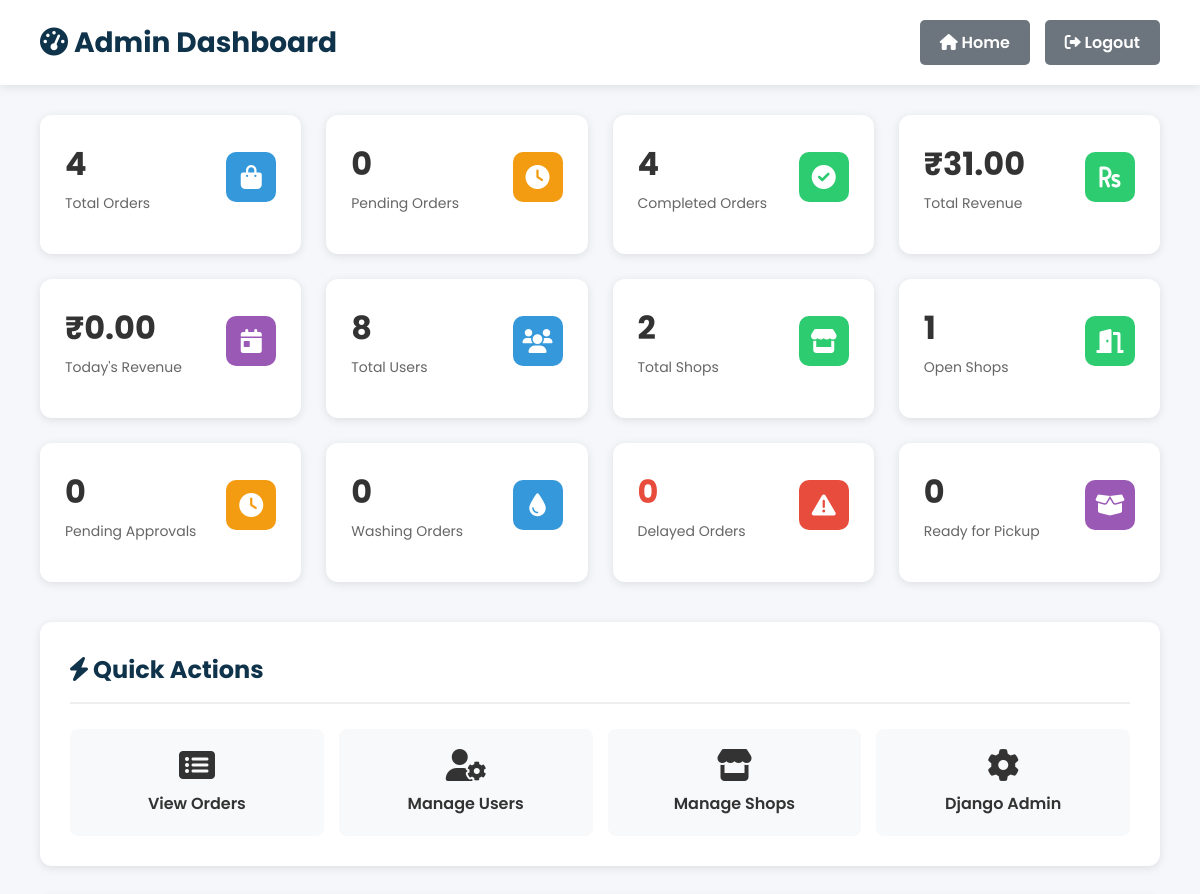
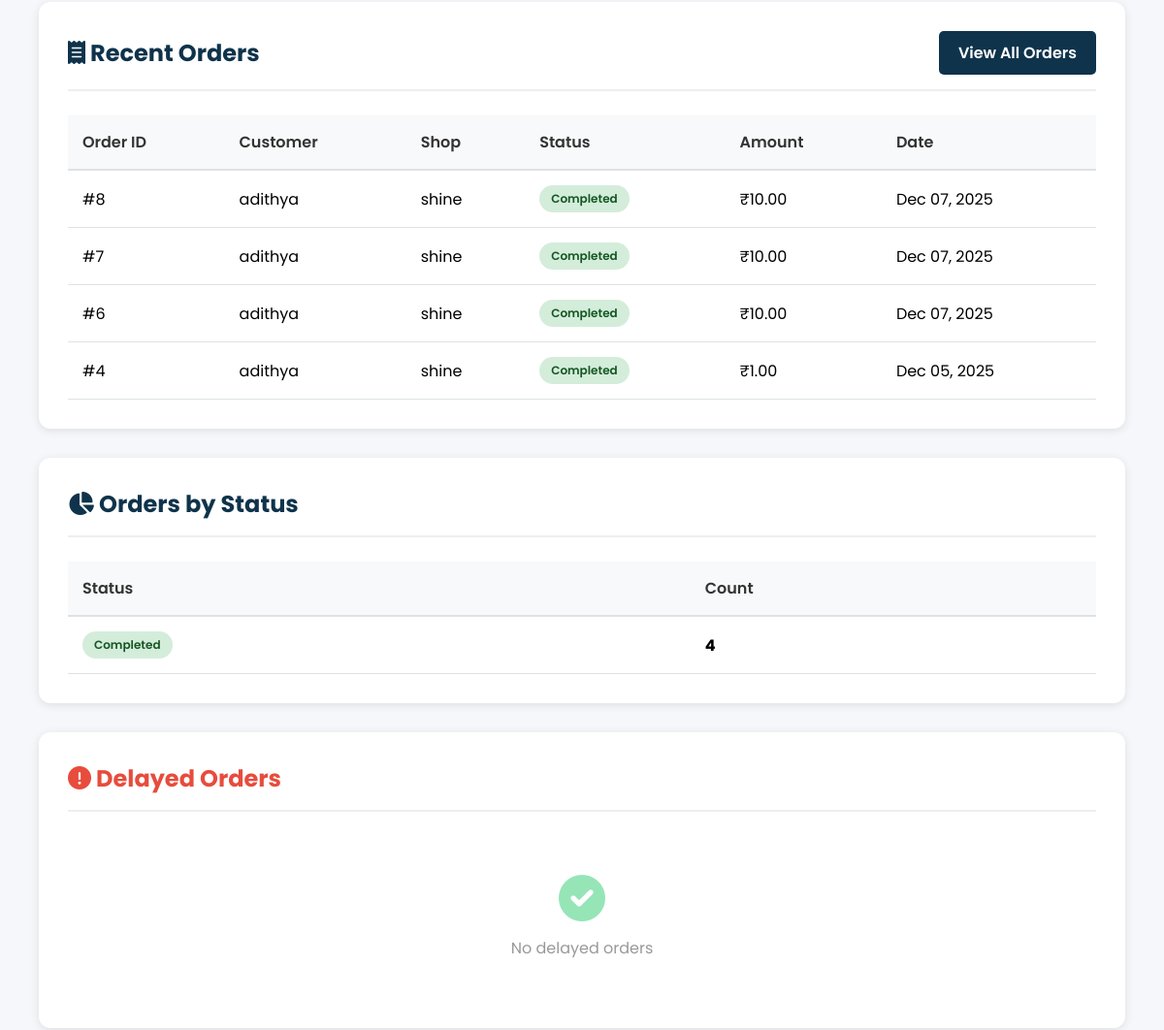
Page /admin-dashboard/ (signed in, upper part) on the earlier database version (2 pictures, top to bottom).
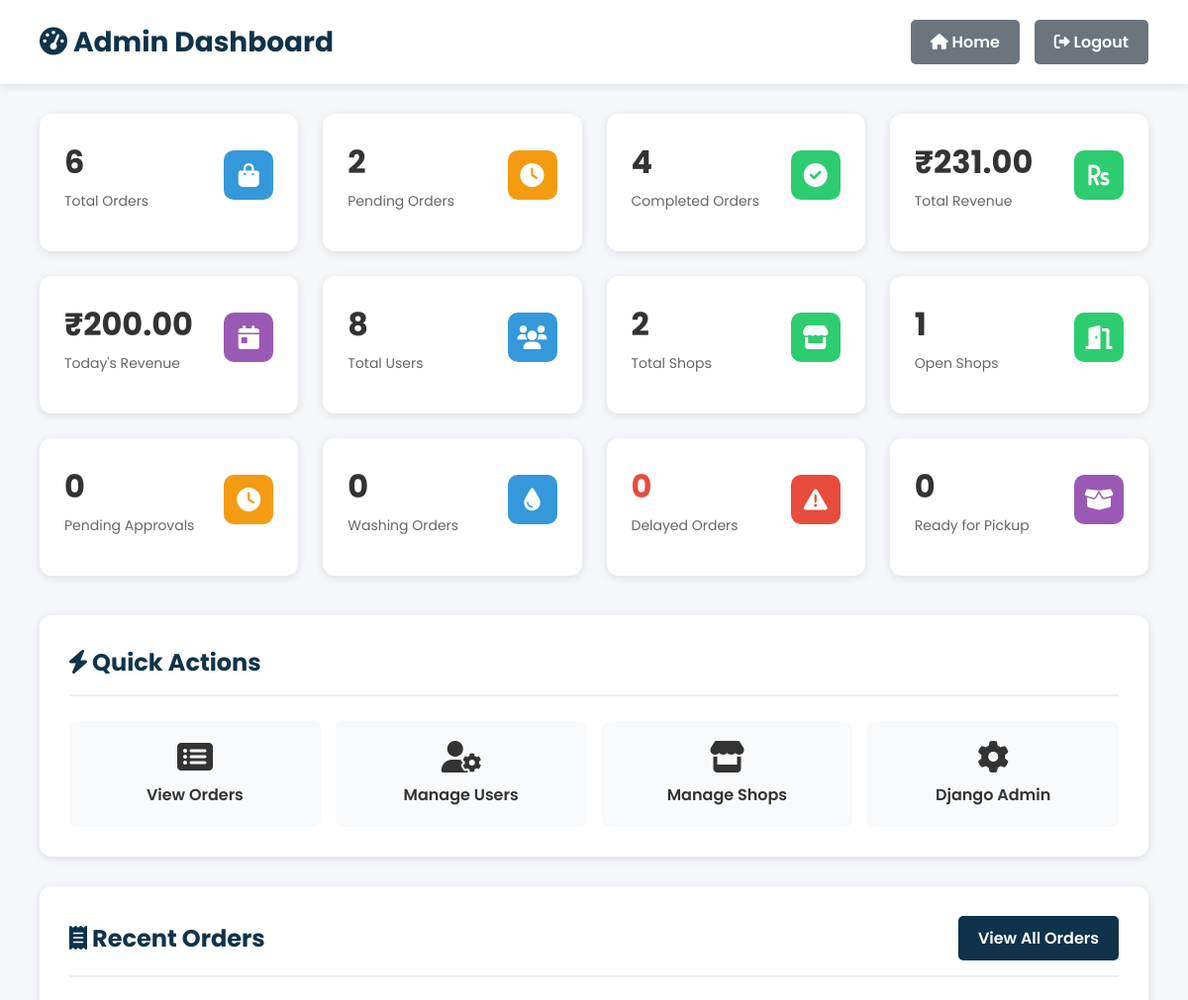
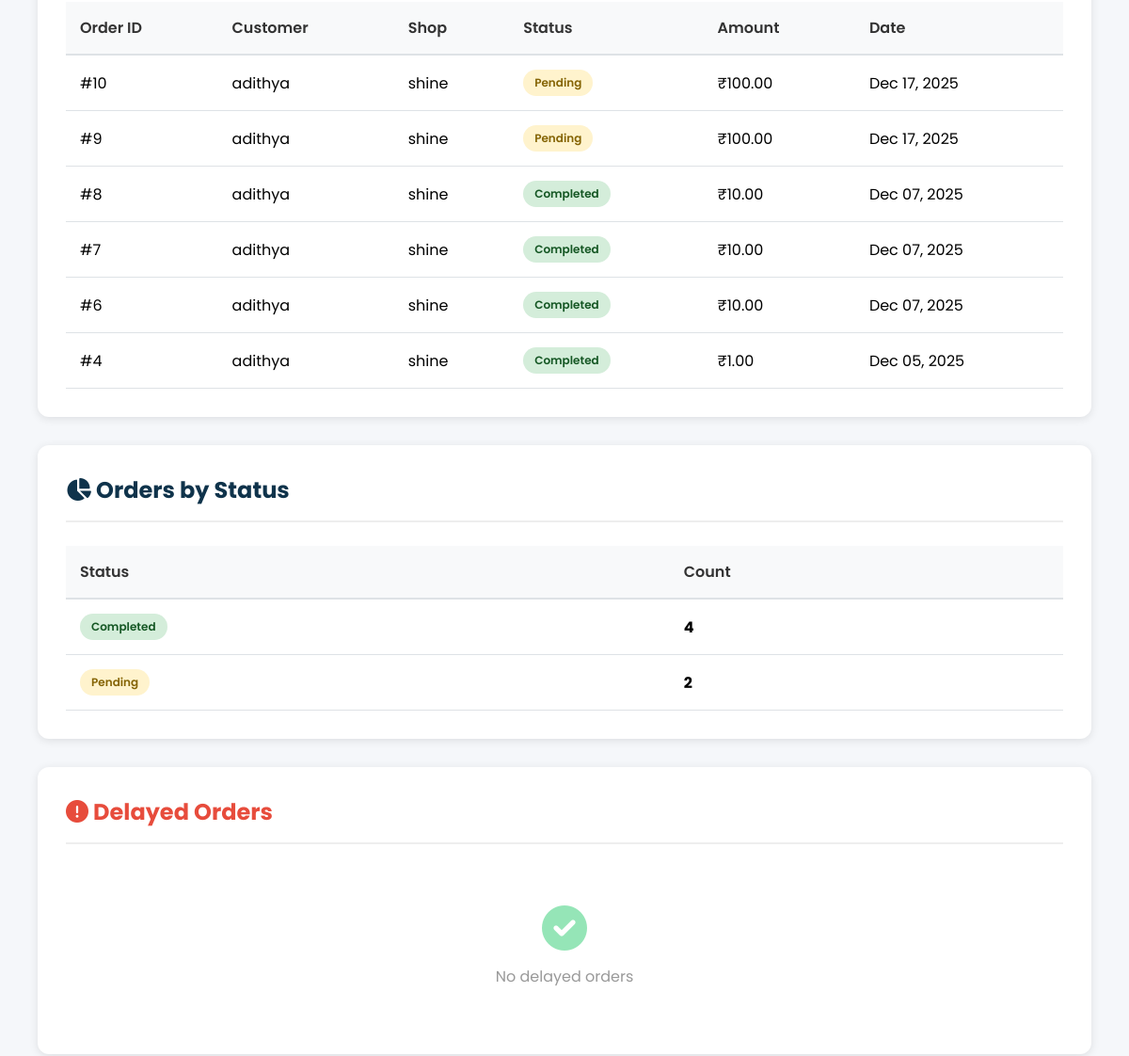
Same page on the later database version (2 pictures, top to bottom).
### shop/models.py (models this page shows, shortened)
class Order(models.Model):
    STATUS_CHOICES = [
        ('Pending', 'Pending'),
        ('Washing', 'Washing'),
        ('Drying', 'Drying'),
        ('Ironing', 'Ironing'),
        ('Ready', 'Ready for Pickup'),
        ('Completed', 'Completed'),
    ]
    PAYMENT_CHOICES = [
        ('Pending', 'Pending'),
        ('Completed', 'Completed'),
    ]
    user = models.ForeignKey(User, on_delete=models.CASCADE)
    shop = models.ForeignKey(LaundryShop, on_delete=models.CASCADE)
    branch = models.ForeignKey(Branch, on_delete=models.CASCADE, blank=True, null=True)
    amount = models.DecimalField(max_digits=10, decimal_places=2)
    cloth_status = models.CharField(max_length=20, choices=STATUS_CHOICES, default='Pending')
    payment_status = models.CharField(max_length=20, choices=PAYMENT_CHOICES, default='Pending')
    pickup_date = models.DateTimeField(blank=True, null=True)
    delivery_date = models.DateTimeField(blank=True, null=True)
    delivery_name = models.CharField(max_length=100, blank=True)
    delivery_address = models.TextField(blank=True)
    delivery_phone = models.CharField(max_length=15, blank=True)
    special_instructions = models.TextField(blank=True)
    created_at = models.DateTimeField(default=timezone.now)
    delay_notified = models.BooleanField(default=False)
    thank_you_sent = models.BooleanField(default=False)

class LaundryShop(models.Model):
    name = models.CharField(max_length=100, unique=True)
    email = models.EmailField(unique=True)
    password = models.CharField(max_length=128, blank=True)
    address = models.TextField(blank=True)
    phone = models.CharField(max_length=15, blank=True)
    city = models.CharField(max_length=100, blank=True)
    latitude = models.FloatField(blank=True, null=True)
    longitude = models.FloatField(blank=True, null=True)
    is_approved = models.BooleanField(default=False)
    is_open = models.BooleanField(default=True)
    created_at = models.DateTimeField(default=timezone.now)

### shop/views.py (the view)
# urls.py: path("admin-dashboard/", views.admin_dashboard, name="admin_dashboard"),
@login_required
@user_passes_test(is_staff_user, login_url='login')
def admin_dashboard(request):
    total_orders = Order.objects.count()
    pending_orders = Order.objects.filter(cloth_status="Pending").count()
    completed_orders = Order.objects.filter(cloth_status="Completed").count()
    washing_orders = Order.objects.filter(cloth_status="Washing").count()
    ready_orders = Order.objects.filter(cloth_status="Ready").count()
    total_revenue = Order.objects.aggregate(total=Sum('amount'))['total'] or 0
    today_revenue = Order.objects.filter(
        created_at__date=datetime.now().date()
    ).aggregate(total=Sum('amount'))['total'] or 0
    total_users = User.objects.count()
    new_users_today = User.objects.filter(
        date_joined__date=datetime.now().date()
    ).count()
    total_shops = LaundryShop.objects.count()
    open_shops = LaundryShop.objects.filter(is_open=True).count()
    pending_approvals = LaundryShop.objects.filter(is_approved=False).count()
    recent_orders = Order.objects.select_related('user', 'shop').order_by('-created_at')[:10]
    orders_by_status = Order.objects.values('cloth_status').annotate(count=Count('id')).order_by('cloth_status')
    recent_users = User.objects.order_by('-date_joined')[:5]
    total_branches = Branch.objects.count()
    recent_branches = Branch.objects.select_related('shop').order_by('-created_at')[:10]
    shops_with_branches = LaundryShop.objects.prefetch_related('branches').all()
    now = timezone.now()
    delayed_orders = Order.objects.select_related(
        'user', 'shop'
    ).filter(
        delivery_date__isnull=False,
        delivery_date__lt=now,
        cloth_status__in=['Pending', 'Washing', 'Drying', 'Ironing']
    ).order_by('delivery_date')
    context = {
        'total_orders': total_orders,
        'pending_orders': pending_orders,
        'completed_orders': completed_orders,
        'washing_orders': washing_orders,
        'ready_orders': ready_orders,
        'total_revenue': total_revenue,
        'today_revenue': today_revenue,
        'total_users': total_users,
        'new_users_today': new_users_today,
        'total_shops': total_shops,
        'open_shops': open_shops,
        'pending_approvals': pending_approvals,
        'total_branches': total_branches,
        'recent_orders': recent_orders,
        'orders_by_status': orders_by_status,
        'recent_users': recent_users,
        'recent_branches': recent_branches,
        'all_shops': LaundryShop.objects.all(),
        'shops_with_branches': shops_with_branches,
        'delayed_orders': delayed_orders,
        'delayed_orders_count': delayed_orders.count(),
    }
    return render(request, 'admin_dashboard.html', context)

### shop/views.py (called while the page is built)
def is_staff_user(user):
    return user.is_authenticated and (user.is_staff or user.is_superuser)

### shop/templates/admin_dashboard.html (shortened to what the changed rows need)
{% load static %}
<!DOCTYPE html>
<html lang="en">
<head>
    <link rel="stylesheet" href="https://cdnjs.cloudflare.com/ajax/libs/font-awesome/6.0.0-beta3/css/all.min.css">
</head>
<body>
    <div class="admin-header">
        <h1><i class="fas fa-tachometer-alt"></i> Admin Dashboard</h1>
    </div>
    <div class="admin-container">
        <div class="stats-grid">
            <div class="stat-card">
                <div class="stat-card-header">
                    <div>
                        <div class="stat-card-value">{{ total_orders }}</div>
                        <div class="stat-card-label">Total Orders</div>
                    </div>
                </div>
            </div>
            <div class="stat-card">
                <div class="stat-card-header">
                    <div>
                        <div class="stat-card-value">{{ pending_orders }}</div>
                        <div class="stat-card-label">Pending Orders</div>
                    </div>
                </div>
            </div>
            <a href="{% url 'admin_revenue_orders' %}" class="stat-card" style="text-decoration: none; color: inherit;">
                <div class="stat-card-header">
                    <div>
                        <div class="stat-card-value">₹{{ total_revenue|floatformat:2 }}</div>
                        <div class="stat-card-label">Total Revenue</div>
                    </div>
                </div>
            </a>
            <div class="stat-card">
                <div class="stat-card-header">
                    <div>
                        <div class="stat-card-value">₹{{ today_revenue|floatformat:2 }}</div>
                        <div class="stat-card-label">Today's Revenue</div>
                    </div>
                </div>
            </div>
        </div>
        <div class="dashboard-section">
            <div class="section-header">
                <h2><i class="fas fa-bolt"></i> Quick Actions</h2>
            </div>
        </div>
        <div class="dashboard-section">
            <div class="section-header">
                <h2><i class="fas fa-receipt"></i> Recent Orders</h2>
            </div>
            {% if recent_orders %}
            <table class="data-table">
                <thead>
                    <tr>
                        <th>Order ID</th>
                        <th>Customer</th>
                        <th>Shop</th>
                        <th>Status</th>
                        <th>Amount</th>
                        <th>Date</th>
                    </tr>
                </thead>
                <tbody>
                    {% for order in recent_orders %}
                    <tr>
                        <td>#{{ order.id }}</td>
                        <td>{{ order.user.username }}</td>
                        <td>{{ order.shop.name|default:"N/A" }}</td>
                        <td>
                            <span class="status-badge status-{{ order.cloth_status|lower }}">{{ order.cloth_status }}</span>
                        </td>
                        <td>₹{{ order.amount|floatformat:2 }}</td>
                        <td>{{ order.created_at|date:"M d, Y" }}</td>
                    </tr>
                    {% endfor %}
                </tbody>
            </table>
            {% else %}
            <div class="empty-state">
                <i class="fas fa-inbox"></i>
                <p>No orders yet</p>
            </div>
            {% endif %}
        </div>
        <div class="dashboard-section">
            <div class="section-header">
                <h2><i class="fas fa-chart-pie"></i> Orders by Status</h2>
            </div>
            {% if orders_by_status %}
            <table class="data-table">
                <thead>
                    <tr>
                        <th>Status</th>
                        <th>Count</th>
                    </tr>
                </thead>
                <tbody>
                    {% for status_data in orders_by_status %}
                    <tr>
                        <td>
                            <span class="status-badge status-{{ status_data.cloth_status|lower }}">
                                {{ status_data.cloth_status }}
                            </span>
                        </td>
                        <td><strong>{{ status_data.count }}</strong></td>
                    </tr>
                    {% endfor %}
                </tbody>
            </table>
            {% else %}
            <div class="empty-state">
                <i class="fas fa-chart-bar"></i>
                <p>No status data available</p>
            </div>
            {% endif %}
        </div>
        <div class="dashboard-section">
            <div class="section-header">
                <h2 style="color:#e74c3c;">
                    <i class="fas fa-exclamation-circle"></i> Delayed Orders
                </h2>
            </div>
        </div>
    </div>
</body>
</html>

Differences in the rows shown:
added Order: id "10", user.username "adithya", shop.name "shine", cloth_status "Pending", amount "100.00", created_at "Dec 17, 2025"
added Order: id "9", user.username "adithya", shop.name "shine", cloth_status "Pending", amount "100.00", created_at "Dec 17, 2025"
Other differences:
{{ total_orders }}: "4" → "6"
{{ pending_orders }}: "0" → "2"
{{ total_revenue|floatformat:2 }}: "31.00" → "231.00"
{{ today_revenue|floatformat:2 }}: "0.00" → "200.00"
new list line: "Pending 2"
